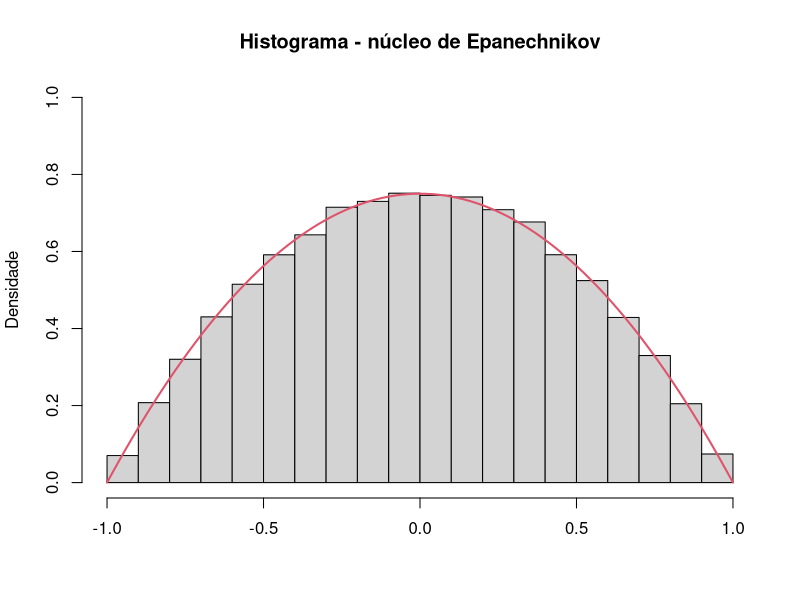

This figure's R source:
## ---- chunk 1
# densidade Epanechnikov
d_epach = function(x) 3*(1 - x^2)/4
# função para gerar variáveis aleatórias com distribuição Epanechnikov
r_epach = function(n){
  v = rep(0,n)
  for(i in 1:n){
    u1 = runif(1,-1,1); u2 = runif(1,-1,1); u3 = runif(1,-1,1);
    if((abs(u3)>abs(u2))&&(abs(u3)>abs(u1))){
      v[i] = u2
    }else{
      v[i] = u3
    }
  }
  return(v)
}

# histograma de uma amostra da Epanechnikov e a densidade verdadeira
hist(r_epach(100000),prob=TRUE,main="Histograma - núcleo de Epanechnikov",
     ylim=c(0,1),ylab="Densidade",xlab="")
curve(d_epach, xlim=c(-1,1),add=TRUE,col=2,lwd=2)
## ---- chunk 2
MCNormTruncX2 <- function(n,lower=1,upper=Inf,media=0,dp=1){

if("truncnorm" %in% rownames(installed.packages())==FALSE)
{install.packages("truncnorm");library(truncnorm)}
  else library(truncnorm)
  
rtn      <- rtruncnorm(n=n,a=lower,b=upper,mean=media,sd=dp)
int1     <- ((rtn^2)*dnorm(x=rtn,mean=media,sd=dp))/dtruncnorm(x=rtn,
        a=lower,b=upper,mean=media,sd=dp)
impMC1   <- mean(int1)
varinf1  <- var(int1)/n

result   <- list(thetahat = impMC1,
                 varhat   = varinf1)
return(result)
}
rbind(MCNormTruncX2(n=100),MCNormTruncX2(n=1e4),MCNormTruncX2(n=1e6))
